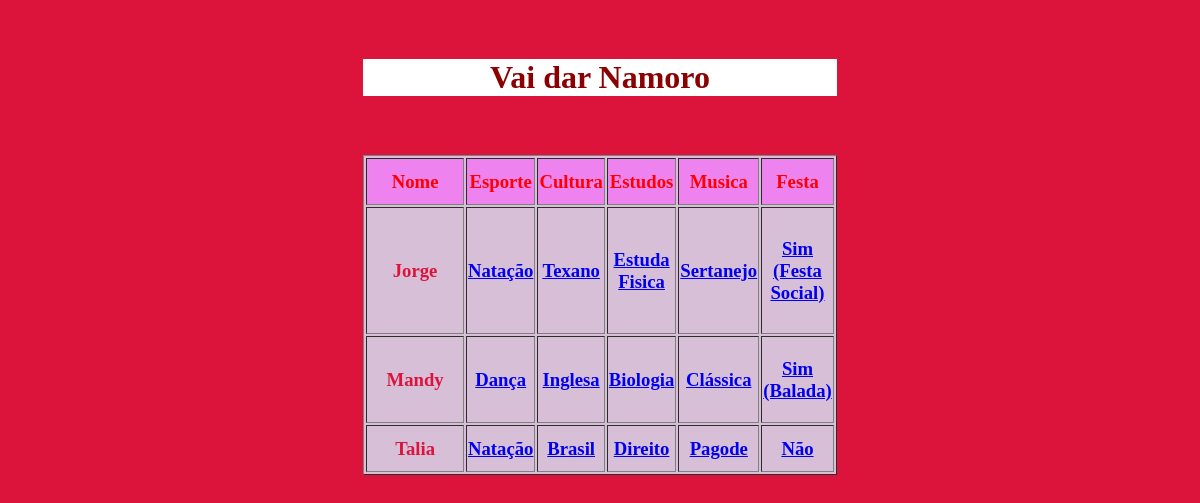
Screenshot of /AppEnc/ with the database file from the repository.
### AppEnc/models.py (models this page shows, shortened)
class ClCandidato(models.Model):
    cannome=models.CharField('Nome do candidato',
                             max_length=50,
                             )
    EspNome=models.ForeignKey(ClEsporte,
                              on_delete=models.SET_NULL,
                              null=True,
                              )
    MusNome=models.ForeignKey(ClMusica,
                              on_delete=models.SET_NULL,
                              null=True,
                              )
    FestNome=models.ForeignKey(ClFesta,
                               on_delete=models.SET_NULL,
                               null=True,
                               )
    EstNome=models.ForeignKey(ClEstudo,
                              on_delete=models.SET_NULL,
                              null=True,
                              )
    CultNome=models.ForeignKey(ClCultura,
                               on_delete=models.SET_NULL,
                               null=True,
                               )
    class Meta:
        ordering=['cannome']

class ClEsporte(models.Model):
    EspNome=models.CharField('Nome do Esporte',
                             max_length=20,
                             )
    def __str__(self):
        return self.EspNome
    class Meta:
        ordering=['EspNome']

class ClCultura(models.Model):
    CultNome=models.CharField('Cultura',
                              max_length=20,
                              help_text='Nome Cultura')
    def __str__(self):
        return self.CultNome
    class Meta:
        ordering=['CultNome']

class ClEstudo(models.Model):
    EstNome=models.CharField('Estudos',
                             max_length=20,
                             )
    def __str__(self):
        return self.EstNome
    class Meta:
        ordering=['EstNome']

class ClMusica(models.Model):
    MusNome=models.CharField('Nome da Musica',
                             max_length=20,
                             )
    def __str__(self):
        return self.MusNome
    class Meta:
        ordering=['MusNome']

class ClFesta(models.Model):
    FestNome=models.CharField('Festa',
                              max_length=20,
                              )
    def __str__(self):
        return self.FestNome
    class Meta:
        ordering=['FestNome']

### AppEnc/views.py (the view)
# urls.py: urlpatterns = [path('',views.index,name='index'),
def index (request):
    template = loader.get_template('index.html')
    list_Candidatos=ClCandidato.objects.all()
    nome_tit='Todos os candidatos'
    context={'list_Candidatos':list_Candidatos,
             'nome_tit':nome_tit}
    return HttpResponse(template.render(context,request))

### AppEnc/templates/index.html (shortened to what this page needs)
<!DOCTYPE html>
<html lang="pt-BR">
<head>
</head>
<body>
<h1 class="Style2"> Vai dar Namoro </h1>
    <div class="">
<h3>
    {% if list_Candidatos%}
    <table border="1"; class="Style3"; >
        <tr style="color:red; background-color:#EE82EE";>
                <td width="100">Nome</td>
                <td >Esporte</td>
                <td>Cultura</td>
                <td>Estudos</td>
                <td>Musica</td>
                <td>Festa</td>
                {% for candidato in list_Candidatos %}
            <tr>
                <td>{{ candidato.cannome }}</td>
                <td><a href="esp/{{ candidato.EspNome }}">{{ candidato.EspNome }}</a></td>
                <td><a href="cult/{{ candidato.CultNome }}">{{ candidato.CultNome }}</a></td>
                <td><a href="est/{{ candidato.EstNome }}">{{ candidato.EstNome }}</a></td>
                <td><a href="mus/{{candidato.MusNome }}">{{ candidato.MusNome }}</a></td>
                <td><a href="fest/{{ candidato.FestNome }}">{{ candidato.FestNome }}</a></td>
             </tr>
            {% endfor%}
        </tr>
    </table>
     {% endif %}
</h3>
</div>
</body>
</html>

### AppEnc/templates/index.html (style rules this page uses)
body { background-color:#DC143C; }
.Style2 { color: #8B0000; text-align:center; margin-top:5%; background-color:white; margin-left:30%; margin-right:30%; }
.Style3 { display:; place-items: center; height: 40vh; width:40%; margin-left:30%; margin-top:5%; text-align:center; background-color:#D8BFD8; color:#DC143C; }

### rows the page displays
ClCandidato: cannome "Jorge", EspNome "Natação", CultNome "Texano", EstNome "Estuda Fisica", MusNome "Sertanejo", FestNome "Sim (Festa Social)"
ClCandidato: cannome "Mandy", EspNome "Dança", CultNome "Inglesa", EstNome "Biologia", MusNome "Clássica", FestNome "Sim (Balada)"
ClCandidato: cannome "Talia", EspNome "Natação", CultNome "Brasil", EstNome "Direito", MusNome "Pagode", FestNome "Não"
